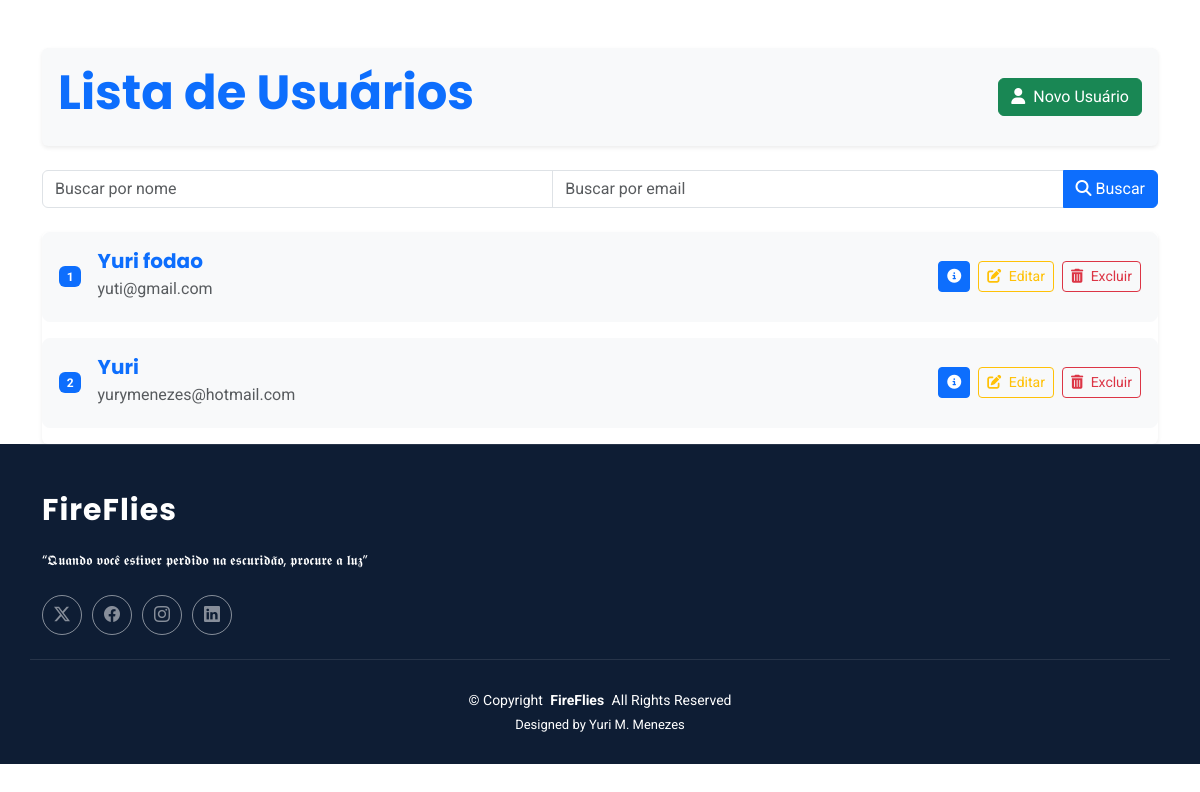
The app's page /accounts/usuarios/, older data.
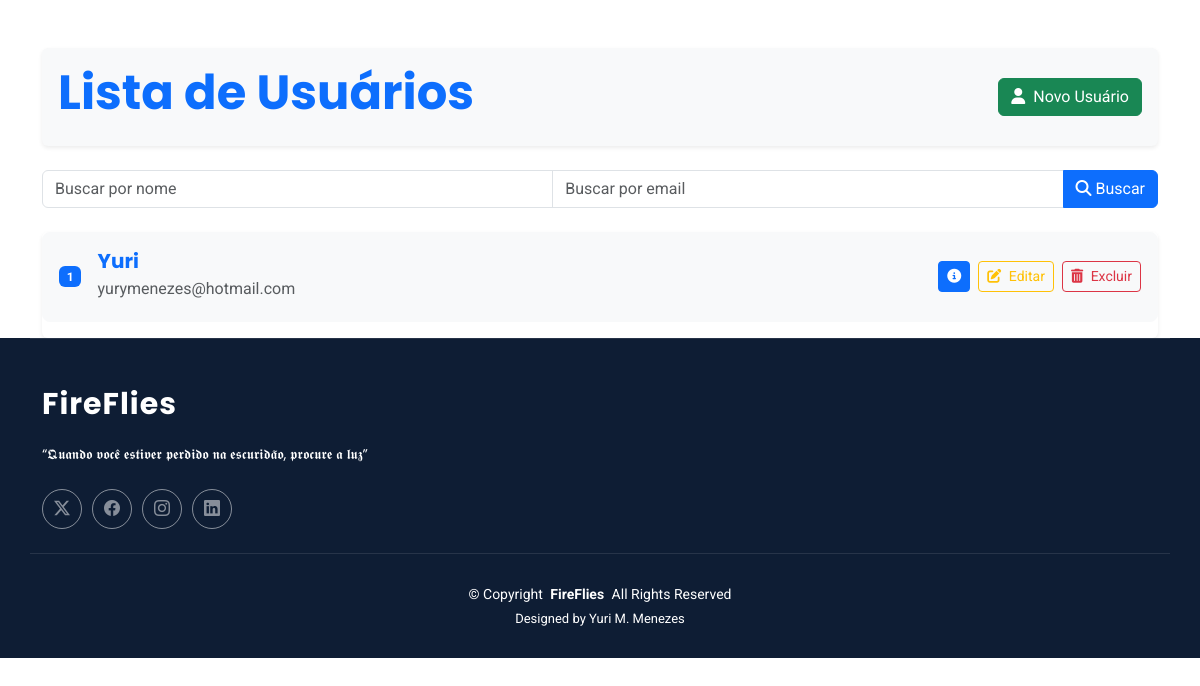
The same page, newer data.
### apps/accounts/models.py (models this page shows, shortened)
class CustomUser(AbstractBaseUser, PermissionsMixin):
    email = models.EmailField(unique=True)  # O email será único para cada usuário
    nome = models.CharField(max_length=255)  # Nome do usuário, com limite de 255 caracteres
    slug = models.SlugField(unique=True, blank=True, null=True)  # Slug gerado a partir do nome, usado para URLs amigáveis
    telefone = models.CharField(max_length=15, blank=True, null=True)  # Telefone do usuário, pode ser opcional
    data_nascimento = models.DateField(null=True, blank=True)  # Data de nascimento do usuário
    imagem_perfil = models.ImageField(upload_to='perfil/', blank=True, null=True)  # Imagem de perfil do usuário
    is_active = models.BooleanField(default=True)  # Campo que determina se o usuário está ativo
    is_staff = models.BooleanField(default=False)  # Se o usuário tem permissões de staff (acesso ao admin)
    date_joined = models.DateTimeField(default=timezone.now)  # Data e hora que o usuário se registrou
    data_atualizacao = models.DateTimeField(auto_now=True)  # Data e hora da última atualização do usuário
    objects = CustomUserManager()
    USERNAME_FIELD = 'email'  # O campo de login será o email
    REQUIRED_FIELDS = ['nome']  # Campos obrigatórios na criação do usuário (além do email e senha)

### apps/accounts/views.py (the view)
# urls.py: path('usuarios/', CustomUserListView.as_view(), name='lista_usuarios'),
class CustomUserListView(AjaxFormMixin, ListView):
    model = get_user_model()
    template_name = 'accounts/lista_usuarios.html'
    partial_template_name = 'accounts/_lista_usuarios.html'
    context_object_name = 'accounts'
    paginate_by = 10
    def get_queryset(self):
        queryset = get_user_model().objects.all().order_by('-date_joined')
        nome = self.request.GET.get('nome', '')
        email = self.request.GET.get('email', '')
        if nome:
            queryset = queryset.filter(nome__icontains=nome)
        if email:
            queryset = queryset.filter(email__icontains=email)
        return queryset

### apps/accounts/views.py (called while the page is built, shortened)
def is_ajax(request):
    return request.headers.get('x-requested-with') == 'XMLHttpRequest'

    def get(self, request, *args, **kwargs):
        return super().get(request, *args, **kwargs)

### apps/context_processors.py (called while the page is built)
def cfg_assets_root(request):
    return { 'ASSETS_ROOT' : settings.ASSETS_ROOT }

### apps/accounts/templates/accounts/lista_usuarios.html (shortened to what this page needs)
{% extends 'includes/base_cadastros.html' %}
{% load static %}
{% load crispy_forms_tags %}
{% block content %}
<div class="container mt-5">
  <div class="d-flex justify-content-between align-items-center mb-4 p-3 bg-light rounded shadow-sm">
    <a href="{% url 'accounts:lista_usuarios' %}" class="text-decoration-none">
      <h1 class="display-5 fw-bold text-primary">Lista de Usuários</h1>
    </a>
    <button class="btn btn-success"
            onclick="abrirModalGenerico('{% url 'accounts:novo_usuario' %}', 'Novo Usuário')">
      <i class="fas fa-user me-1"></i> Novo Usuário
    </button>
  </div>
  <form method="get" action="{% url 'accounts:lista_usuarios' %}" class="mb-4">
    <div class="input-group">
      <input type="text" name="nome" value="{{ request.GET.nome }}" class="form-control" placeholder="Buscar por nome">
      <input type="text" name="email" value="{{ request.GET.email }}" class="form-control" placeholder="Buscar por email">
      <button class="btn btn-primary" type="submit">
        <i class="fas fa-search"></i> Buscar
      </button>
    </div>
  </form>
  <div class="list-group shadow-sm" id="lista-usuarios">
    {% for account in accounts %}
    <div class="list-group-item d-flex justify-content-between align-items-center mb-3 p-3 rounded-3 border border-light bg-light" id="usuario-{{ account.slug }}">
      <div class="d-flex align-items-center">
        <span class="badge bg-primary me-3">{{ forloop.counter }}</span>
        <div>
          <h5 class="mb-1">
            <a href="javascript:void(0);" class="text-primary fw-bold text-decoration-none"
               onclick="abrirModalGenerico('{% url 'accounts:detalhes_usuario' account.slug %}', 'Detalhes do Usuário')">
              {{ account.nome }}
            </a>
          </h5>
          <p class="mb-1 text-muted">{{ account.email }}</p>
        </div>
      </div>
      <div class="d-flex gap-2">
        <button class="btn btn-sm btn-primary"
                onclick="abrirModalGenerico('{% url 'accounts:detalhes_usuario' account.slug %}', 'Detalhes do Usuário')">
          <i class="fas fa-info-circle"></i>
        </button>
        <button class="btn btn-sm btn-outline-warning"
                onclick="abrirModalGenerico('{% url 'accounts:editar_usuario' account.slug %}', 'Editar Usuário')">
          <i class="fas fa-edit me-1"></i> Editar
        </button>
        <button class="btn btn-sm btn-outline-danger"
                onclick="abrirModalGenerico('{% url 'accounts:excluir_usuario' account.slug %}', 'Excluir Usuário')">
          <i class="fas fa-trash-alt me-1"></i> Excluir
        </button>
      </div>
    </div>
    {% empty %}
    <div class="list-group-item text-center text-muted">Nenhum usuário encontrado.</div>
    {% endfor %}
  </div>
</div>
{% endblock content %}

### apps/pages/templates/includes/base_cadastros.html (shortened to what this page needs)
<!DOCTYPE html>
<html lang="en">
{% include 'includes/parciais/_head.html' %}
<body>
  <main>
    {% block content %}
    {% endblock %}
  </main>
  {% include 'includes/parciais/_footer.html' %}
  {% include 'includes/parciais/_scripts.html' %}
</body>
</html>

### apps/pages/templates/includes/parciais/_head.html (shortened to what this page needs)
<head>
  <link rel="stylesheet" href="https://cdnjs.cloudflare.com/ajax/libs/font-awesome/5.15.4/css/all.min.css">
  <link rel="stylesheet" href="{{ ASSETS_ROOT }}pages/assets/vendor/bootstrap/css/bootstrap.min.css">
  <link rel="stylesheet" href="{{ ASSETS_ROOT }}pages/assets/vendor/bootstrap-icons/bootstrap-icons.css">
  <link rel="stylesheet" href="{{ ASSETS_ROOT }}pages/assets/vendor/aos/aos.css">
  <link rel="stylesheet" href="{{ ASSETS_ROOT }}pages/assets/vendor/fontawesome-free/css/all.min.css">
  <link rel="stylesheet" href="{{ ASSETS_ROOT }}pages/assets/vendor/glightbox/css/glightbox.min.css">
  <link rel="stylesheet" href="{{ ASSETS_ROOT }}pages/assets/vendor/swiper/swiper-bundle.min.css">
  <link rel="stylesheet" href="https://cdn.jsdelivr.net/npm/tinymce@5.10.0/skins/ui/oxide/skin.min.css">
  <link rel="stylesheet" href="{{ ASSETS_ROOT }}pages/assets/css/main.css">
  <link rel="stylesheet" href="{{ ASSETS_ROOT }}pages/assets/css/personalizado.css">
</head>

### apps/pages/templates/includes/parciais/_footer.html
<footer id="footer" class="footer dark-background">
  <div class="container footer-top">
    <div class="row gy-4">
      <div class="col-lg-5 col-md-12 footer-about">
        <a href="{% url 'pages' %}" class="logo d-flex align-items-center">
          <span class="sitename">FireFlies</span>
        </a>
        <p>“𝕼𝖚𝖆𝖓𝖉𝖔 𝖛𝖔𝖈𝖊̂ 𝖊𝖘𝖙𝖎𝖛𝖊𝖗 𝖕𝖊𝖗𝖉𝖎𝖉𝖔 𝖓𝖆 𝖊𝖘𝖈𝖚𝖗𝖎𝖉𝖆̃𝖔, 𝖕𝖗𝖔𝖈𝖚𝖗𝖊 𝖆 𝖑𝖚𝖟”</p>
        <div class="social-links d-flex mt-4">
          <a href=""><i class="bi bi-twitter-x"></i></a>
          <a href=""><i class="bi bi-facebook"></i></a>
          <a href=""><i class="bi bi-instagram"></i></a>
          <a href=""><i class="bi bi-linkedin"></i></a>
        </div>
      </div>
    </div>
  </div>
  <div class="container copyright text-center mt-4">
    <p>© <span>Copyright</span> <strong class="px-1 sitename">FireFlies</strong> <span>All Rights Reserved</span></p>
    <div class="credits">
      Designed by <a href="#">Yuri M. Menezes</a>
    </div>
  </div>
</footer>

### apps/pages/templates/includes/parciais/_scripts.html (shortened to what this page needs)
<link href="https://cdnjs.cloudflare.com/ajax/libs/toastr.js/latest/toastr.min.css" rel="stylesheet">
<link href="https://cdnjs.cloudflare.com/ajax/libs/font-awesome/6.5.0/css/all.min.css" rel="stylesheet">

### apps/static/pages/assets/css/main.css (style rules this page uses)
:root { --default-font: "Roboto", system-ui, -apple-system, "Segoe UI", Roboto, "Helvetica Neue", Arial, "Noto Sans", "Liberation Sans", sans-serif, "Apple Color Emoji", "Segoe UI Emoji", "Segoe UI Symbol", "Noto Color Emoji"; --heading-font: "Poppins", sans-serif; --nav-font: "Poppins", sans-serif; }
:root { --background-color: #ffffff; --default-color: #212529; --heading-color: #001973; --accent-color: #0d42ff; --surface-color: #ffffff; --contrast-color: #ffffff; }
:root { --nav-color: rgba(255, 255, 255, 0.6); --nav-hover-color: #ffffff; --nav-mobile-background-color: #ffffff; --nav-dropdown-background-color: #ffffff; --nav-dropdown-color: #212529; --nav-dropdown-hover-color: #0d42ff; }
.dark-background { --background-color: #0e1d34; --default-color: #ffffff; --heading-color: #ffffff; --surface-color: #19335c; --contrast-color: #ffffff; }
:root { scroll-behavior: smooth; }
body { color: var(--default-color); background-color: var(--background-color); font-family: var(--default-font); }
a { color: var(--accent-color); text-decoration: none; transition: 0.3s; }
h1, h2, h3, h4, h5, h6 { color: var(--heading-color); font-family: var(--heading-font); }
.footer { color: var(--default-color); background-color: var(--background-color); font-size: 14px; position: relative; }
.footer .footer-top { padding-top: 50px; border-top: 1px solid color-mix(in srgb, var(--default-color), transparent 90%); }
.footer .footer-about .logo { line-height: 1; margin-bottom: 25px; }
.footer .footer-about .logo span { color: var(--heading-color); font-size: 30px; font-weight: 700; letter-spacing: 1px; font-family: var(--heading-font); }
.footer .footer-about p { font-size: 14px; font-family: var(--heading-font); }
.footer .social-links a { display: flex; align-items: center; justify-content: center; width: 40px; height: 40px; border-radius: 50%; border: 1px solid color-mix(in srgb, var(--default-color), transparent 50%); font-size: 16px; color: color-mix(in srgb, var(--default-color), transparent 50%); margin-right: 10px; transition: 0.3s; }
.footer .copyright { padding-top: 30px; padding-bottom: 30px; border-top: 1px solid color-mix(in srgb, var(--heading-color), transparent 90%); }
.footer .copyright p { margin-bottom: 0; }
.footer .credits { margin-top: 4px; font-size: 13px; }
.footer .credits a { color: var(--default-color); }

Row changes from the older to the newer data that the page shows:
removed CustomUser: nome "Yuri fodao", email "yuti@gmail.com"
